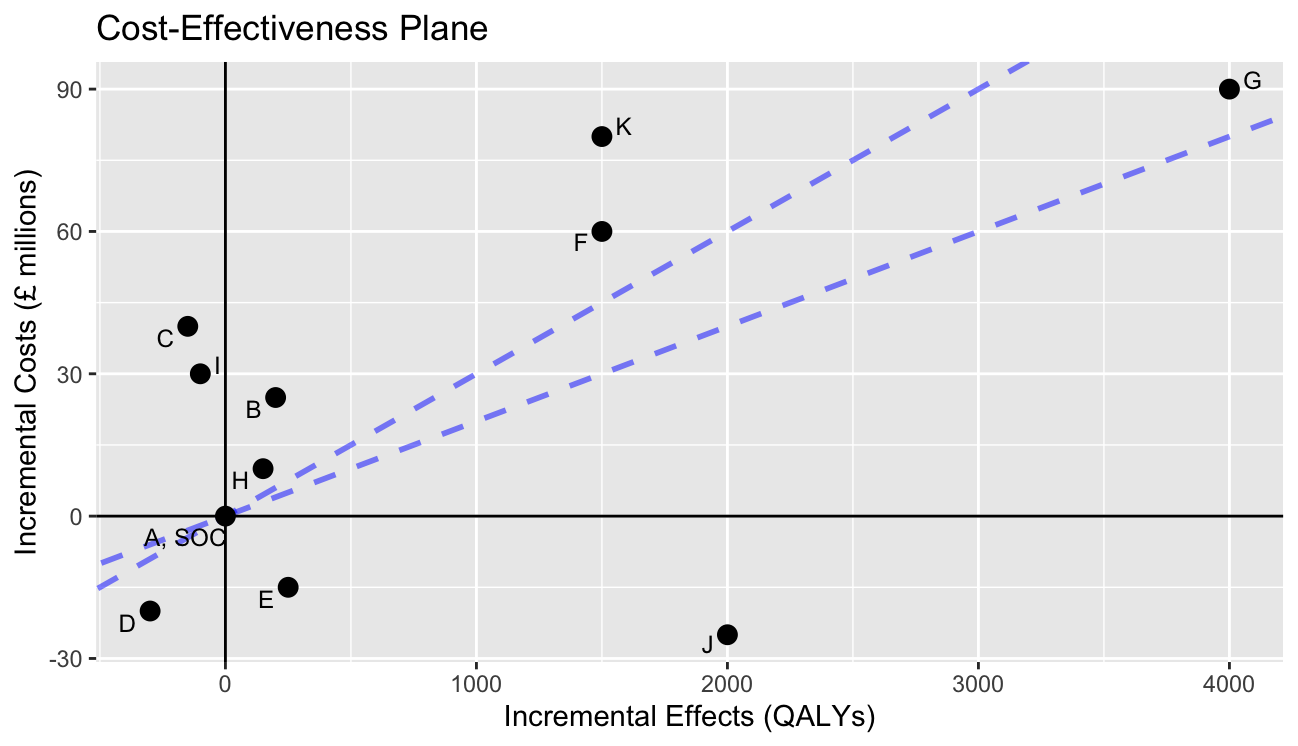

The script that drew this image:
install.packages("ggrepel")
library(ggrepel)
library(ggplot2)

CEP_Data <- read.csv("cep_data.csv")
str(CEP_Data)

WTP1 = 20000
WTP2 = 30000

WTP1_slope = WTP1 / 1e6
WTP2_slope = WTP2 / 1e6

ggplot(CEP_Data,
       aes(x = Incremental_Effects..QALYs.,
           y = Incremental_Cost,
           label = Treatments)) +
  geom_abline(slope = WTP1_slope, intercept = 0, color = "blue", size = 1, linetype = "dashed", alpha = 0.5) +
  geom_abline(slope = WTP2_slope, intercept = 0, color = "blue", size = 1, linetype = "dashed", alpha = 0.5) +
  geom_hline(yintercept = 0) +
  geom_vline(xintercept = 0) +
  geom_point(size = 3, color = "black") +
  geom_text_repel(aes(label = Treatments),
                  size = 3.2,
                  max.overlaps = 20) +
  labs(title = "Cost-Effectiveness Plane",
       x = "Incremental Effects (QALYs)",
       y = "Incremental Costs (£ millions)")
